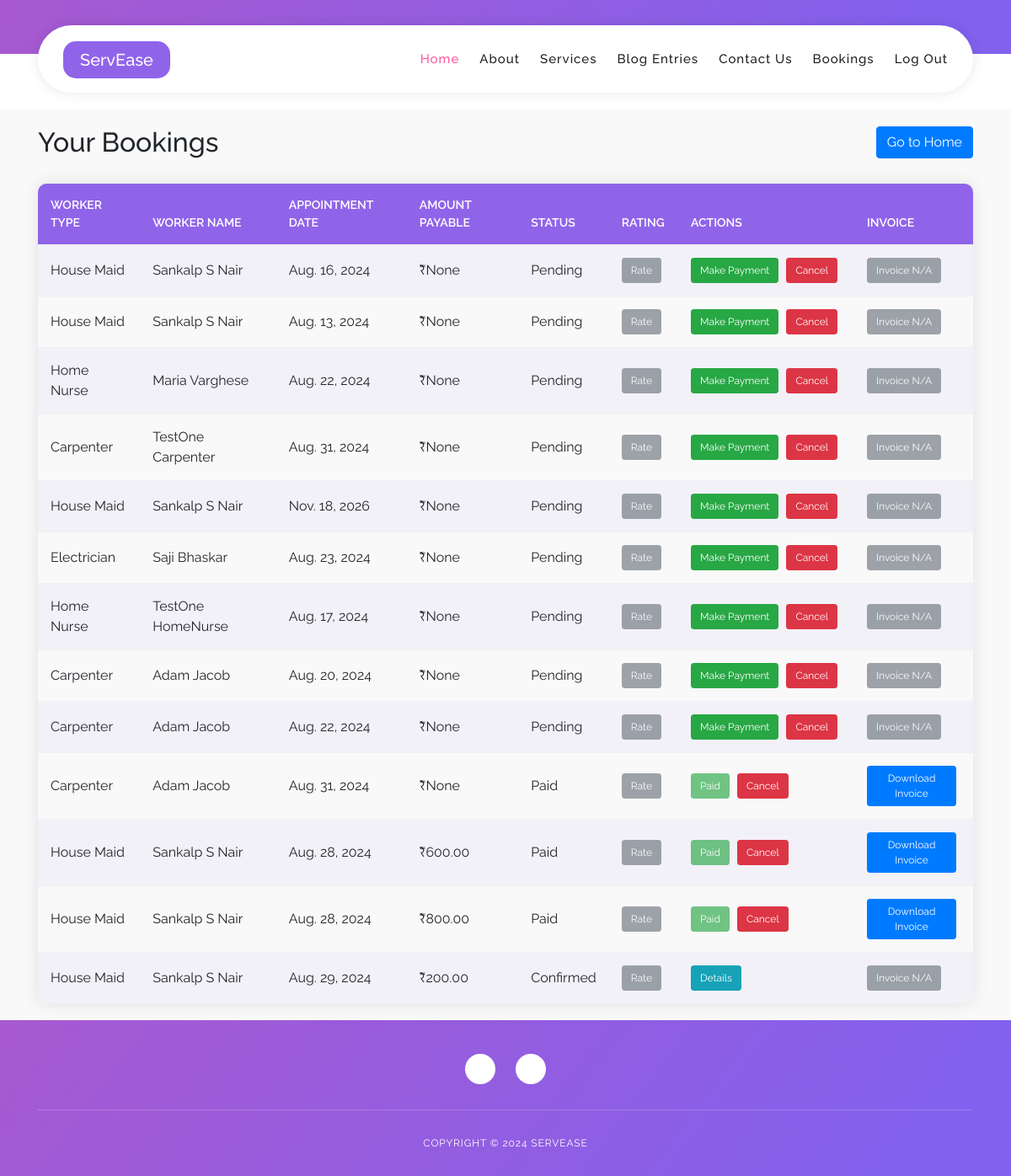
Before: /view_bookings/ (signed in) with the older database file.
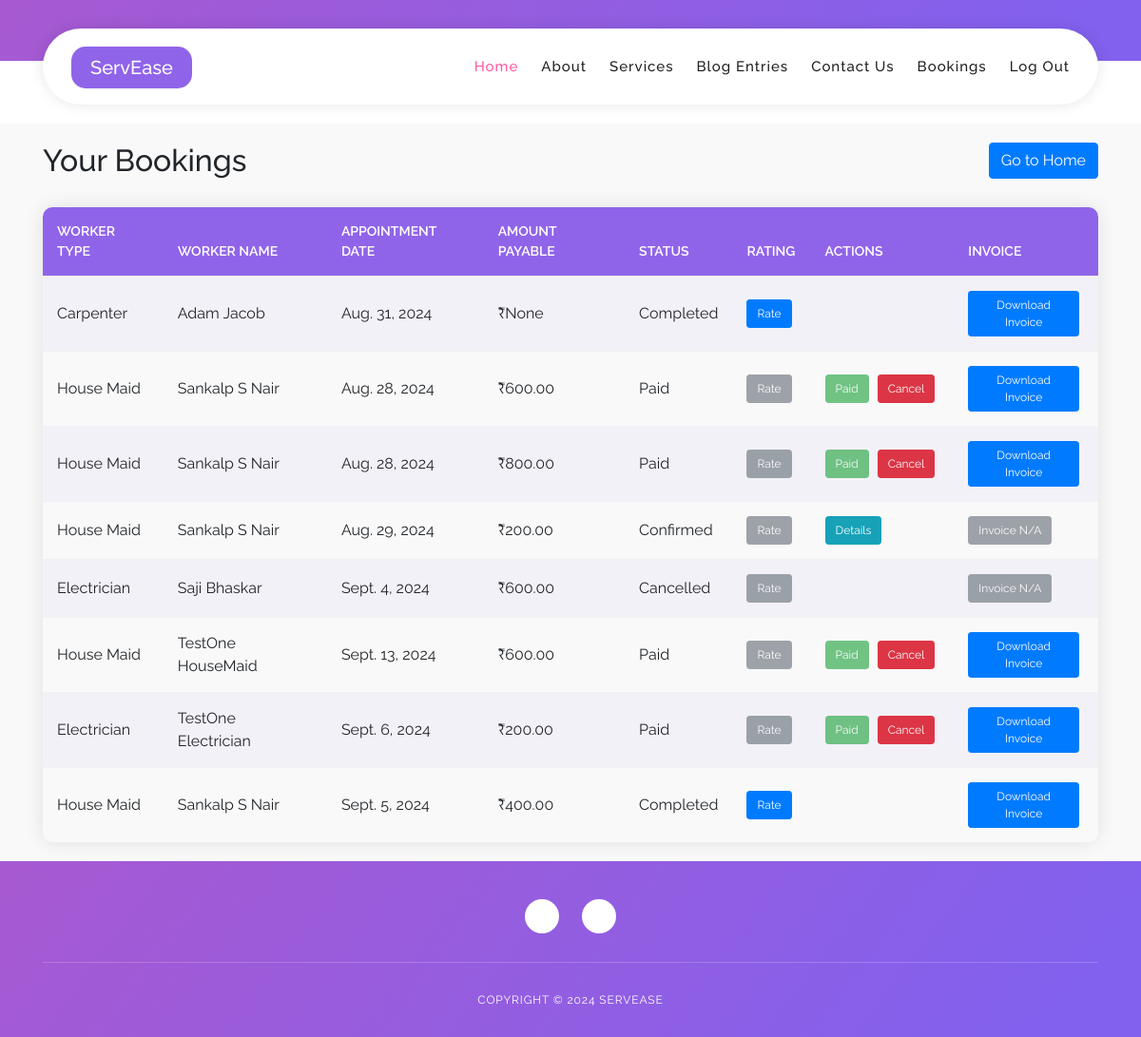
After: the same page with the newer database file.
### Home_app/models.py (models this page shows, shortened)
class Booking(models.Model):
    worker_id = models.ForeignKey('Users', on_delete=models.CASCADE, related_name='bookings')
    worker_type = models.CharField(max_length=50, choices=[
        ('House Maid', 'House Maid'),
        ('Carpenter', 'Carpenter'),
        ('Plumber', 'Plumber'),
        ('Electrician', 'Electrician'),
        ('Home Nurse', 'Home Nurse'),
    ])
    customer_id = models.ForeignKey('Users', on_delete=models.CASCADE, related_name='customer_bookings')
    appointment_date = models.DateField()
    appointment_time = models.TimeField()
    address = models.TextField()
    status = models.CharField(max_length=20, choices=[
        ('Pending', 'Pending'),
        ('Paid', 'Paid'),
        ('Confirmed', 'Confirmed'),
        ('Completed', 'Completed'),
        ('Cancelled', 'Cancelled'),
    ], default='Pending')
    service_type = models.CharField(max_length=100, blank=True)
    description = models.TextField(blank=True)
    pay_amount = models.DecimalField(max_digits=10, decimal_places=2, null=True, blank=True)
    hours_booked = models.PositiveIntegerField(default=1)
    class Meta:
        app_label = 'Home_app'

class Users(models.Model):
    user_id = models.AutoField(primary_key=True)
    firstname = models.CharField(max_length=20,blank=False)
    lastname = models.CharField(max_length=20,blank=False)
    email = models.EmailField(unique=True,blank=False)
    phone = models.CharField(max_length=10,null=True)
    address = models.TextField()
    place=models.CharField(max_length=30, blank=True)
    availability = models.IntegerField(default=0)
    district = models.CharField(max_length=20, blank=True)
    image = models.ImageField(upload_to='profile_pic', null=True, blank=True)
    password = models.CharField(max_length=256)
    usertype = models.CharField(max_length=20)
    active = models.BooleanField(default=True)

### Home_app/views.py (the view)
# urls.py: path('view_bookings/', views.view_bookings, name='view_bookings'),
@never_cache
def view_bookings(request):
    user_id = request.session.get('user_id')
    if not user_id:
        messages.warning(request, 'You need to log in first.')
        return redirect('login')
    bookings = Booking.objects.filter(customer_id=user_id)
    for booking in bookings:
        payment = Payments.objects.filter(booking_id=booking).first()
        booking.payment_status = payment.status if payment else 'Pending'
    context = {
        'bookings': bookings
    }
    return render(request, 'view_booking.html', context)

### templates/view_booking.html (shortened to what this page needs)
{% load static %}
<!DOCTYPE html>
<html lang="en">
  <head>
    <link rel="stylesheet" type="text/css" href="{% static 'css/bootstrap.min.css'%}">
    <link rel="stylesheet" type="text/css" href="{% static 'assets/css/font-awesome.css' %}">
    <link rel="stylesheet" href="{% static 'css/templatemo-softy-pinko.css' %}">
    <link rel="stylesheet" href="https://cdnjs.cloudflare.com/ajax/libs/font-awesome/5.15.3/css/all.min.css">
    </head>
    <header class="header-area header-sticky">
        <div class="container">
            <div class="row">
                <div class="col-12">
                    <nav class="main-nav">
                        <a href="#" class="logo">
                            <h5 class="serv">ServEase</h5>
                        </a>
                        <ul class="nav">
                            <li><a href="{% url 'home' %}" class="active" style="font-size: 15px;">Home</a></li>
                            <li><a href="#features" style="font-size: 15px;">About</a></li>
                            <li><a href="{%url 'services'%}" style="font-size: 15px;">Services</a></li>
                            <li><a href="#" style="font-size: 15px;">Blog Entries</a></li>
                            <li><a href="#" style="font-size: 15px;">Contact Us</a></li>
                            <li><a href="{% url 'view_bookings' %}" style="font-size: 15px;">Bookings</a></li>
                            <li><a href="{% url 'logout' %}" style="font-size: 15px;">Log Out</a></li>
                        </ul>
                    </nav>
                </div>
            </div>
        </div>
    </header>
    <footer>
        <div class="container">
            <div class="row">
                <div class="col-lg-12 col-md-12 col-sm-12">
                    <ul class="social">
                    </ul>
                </div>
            </div>
        </div>
    </footer>
    <section class="section" id="blog">
        <div class="container">
            <div class="row">
                <div class="offset-lg-3 col-lg-6">
                    <div class="center-text">
                        <br><br>
                    </div>
                </div>
            </div>
        </div>
    </section>
    <section id="profile" class="section home-feature">
        <div class="container">
            <div class="bookings-header">
                <h2>Your Bookings</h2>
                <a href="{% url 'home' %}" class="btn btn-primary">Go to Home</a>
            </div>
            {% if bookings %}
                <div class="table-responsive">
                    <table class="table table-striped table-hover">
                        <thead>
                            <tr>
                                <th>Worker Type</th>
                                <th>Worker Name</th>
                                <th>Appointment Date</th>
                                <th>Amount Payable</th>
                                <th>Status</th>
                                <th>Rating</th>
                                <th>Actions</th>
                                <th>Invoice</th>
                            </tr>
                        </thead>
                        <tbody>
                            {% for booking in bookings %}
                            <tr>
                                <td>{{ booking.worker_type }}</td>
                                <td>{{ booking.worker_id.firstname }} {{ booking.worker_id.lastname }}</td>
                                <td>{{ booking.appointment_date }}</td>
                                <td>₹{{ booking.pay_amount }}</td>
                                <td>{{ booking.status }}</td>
                                <td>
                                    {% if booking.status == 'Completed' %}
                                        <button class="btn btn-sm btn-primary rate-booking-btn"
                                                data-booking-id="{{ booking.id }}"
                                                data-worker-id="{{ booking.worker_id.user_id}}"
                                                data-customer-id="{{ booking.customer_id.user_id}}">Rate</button>
                                    {% else %}
                                        <button class="btn btn-sm btn-secondary" disabled>Rate</button>
                                    {% endif %}
                                </td>
                                <td class="action-buttons">
                                    {% if booking.status == 'Confirmed' %}
                                        <button class="btn btn-sm btn-info" data-toggle="modal" data-target="#detailsModal{{ booking.id }}">Details</button>
                                    {% endif %}
                                    {% if booking.status == 'Pending' %}
                                        <a href="{% url 'create_payment' booking.id %}" class="btn btn-sm btn-success">Make Payment</a>
                                        <button class="btn btn-sm btn-danger cancel-booking-btn" data-booking-id="{{ booking.id }}">Cancel</button>
                                    {% elif booking.status == 'Paid' %}
                                        <button class="btn btn-sm btn-success" disabled>Paid</button>
                                        <button class="btn btn-sm btn-danger cancel-booking-btn" data-booking-id="{{ booking.id }}">Cancel</button>
                                    {% endif %}
                                </td>
                                <td>
                                    {% if booking.status == 'Paid' or booking.status == 'Completed' %}
                                        <a href="{% url 'download_invoice' booking.id %}" class="btn btn-sm btn-primary" target="_blank">Download Invoice</a>
                                    {% else %}
                                        <button class="btn btn-sm btn-secondary" disabled>Invoice N/A</button>
                                    {% endif %}
                                </td>
                            </tr>
                            {% endfor %}
                        </tbody>
                    </table>
                </div>
            {% else %}
                <p>You have no bookings yet.</p>
            {% endif %}
        </div>
    </section>
    <footer class="footer">
        <div class="container">
            <div class="row">
                <div class="col-lg-12 col-md-12 col-sm-12">
                    <ul class="social">
                        <li><a href="#"><i class="fa fa-facebook"></i></a></li>
                        <li><a href="#"><i class="fa fa-twitter"></i></a></li>
                    </ul>
                </div>
            </div>
            <div class="row">
                <div class="col-lg-12">
                    <p class="copyright">Copyright &copy; 2024 ServEase</p>
                </div>
            </div>
        </div>
    </footer>
  </body>
</html>

### static/css/templatemo-softy-pinko.css (style rules this page uses)
html, body, div, span, applet, object, iframe, h1, h2, h3, h4, h5, h6, p, blockquote, div pre, a, abbr, acronym, address, big, cite, code, del, dfn, em, font, img, ins, kbd, q, s, samp, small, strike, strong, sub, sup, tt, var, b, u, i, center, dl, dt, dd, ol, ul, li, figure, header, nav, section, article, aside, footer, figcaption { margin: 0; padding: 0; border: 0; outline: 0; }
ul, li { padding: 0; margin: 0; list-style: none; }
header, nav, section, article, aside, footer, hgroup { display: block; }
* { box-sizing: border-box; }
html, body { font-family: "Raleway", sans-serif; font-weight: 400; background-color: #fff; font-size: 16px; -ms-text-size-adjust: 100%; -webkit-font-smoothing: antialiased; -moz-osx-font-smoothing: grayscale; }
a { text-decoration: none !important; }
h1, h2, h3, h4, h5, h6 { margin-top: 0px; margin-bottom: 0px; }
ul { margin-bottom: 0px; }
html, body { background: #fff; font-family: "Raleway", sans-serif; }
.section { position: relative; padding-top: 100px; padding-bottom: 80px; }
.center-text { text-align: center; font-weight: 400; font-size: 16px; color: #777; line-height: 28px; letter-spacing: 1px; margin-bottom: 50px; }
.header-area { position: fixed; top: 30px; left: 0px; right: 0px; z-index: 100; height: 100px; -webkit-transition: all 0.3s ease 0s; -moz-transition: all 0.3s ease 0s; -o-transition: all 0.3s ease 0s; transition: all 0.3s ease 0s; }
.header-area .main-nav { box-shadow: 0px 0px 15px rgba(0,0,0,0.1); border-radius: 40px; min-height: 80px; background: #fff; }
.header-area .main-nav .logo { float: left; margin-top: 37px; -webkit-transition: all 0.3s ease 0s; -moz-transition: all 0.3s ease 0s; -o-transition: all 0.3s ease 0s; transition: all 0.3s ease 0s; margin-left: 30px; }
.header-area .main-nav .nav { float: right; margin-top: 27px; margin-left: 0px; margin-right: 30px; -webkit-transition: all 0.3s ease 0s; -moz-transition: all 0.3s ease 0s; -o-transition: all 0.3s ease 0s; transition: all 0.3s ease 0s; position: relative; z-index: 999; }
.header-area .main-nav .nav li { padding-left: 20px; padding-right: 20px; }
.header-area .main-nav .nav li:last-child { padding-right: 0px; }
.header-area .main-nav .nav li a { display: block; font-weight: 500; font-size: 13px; color: #fff; -webkit-transition: all 0.3s ease 0s; -moz-transition: all 0.3s ease 0s; -o-transition: all 0.3s ease 0s; transition: all 0.3s ease 0s; height: 40px; line-height: 40px; border: transparent; letter-spacing: 1px; }
.header-area.header-sticky { min-height: 80px; }
.header-area.header-sticky .logo { margin-top: 25px; }
.header-area.header-sticky .nav { margin-top: 20px !important; }
.header-area.header-sticky .nav li a { color: #1e1e1e; }
.header-area.header-sticky .nav li a.active { color: #ff589e; }
@media (max-width: 1200px) { .header-area .main-nav .nav li { padding-left: 12px; padding-right: 12px; } }
@media (max-width: 1200px) { .header-area .main-nav:before { display: none; } }
@media (min-width: 992px) { .header-area .main-nav .nav { display: flex !important; } }
.home-feature { padding-bottom: 0px; padding-top: 30px; margin-top: -220px; z-index: 9; }
footer { background-image: linear-gradient(127deg, #a759d1 0%, #8261ee 91%); padding-top: 30px; }
footer .social { overflow: hidden; margin-top: 10px; text-align: center; }
footer .social li { margin: 0px 10px; display: inline-block; }
footer .social li a { color: #9d5bd9; text-align: center; background-color: #fff; width: 36px; height: 36px; line-height: 36px; border-radius: 50%; display: inline-block; font-size: 16px; -webkit-transition: all 0.3s ease 0s; -moz-transition: all 0.3s ease 0s; -o-transition: all 0.3s ease 0s; transition: all 0.3s ease 0s; }
footer .copyright { text-align: center; border-top: 1px solid rgba(250,250,250,0.2); margin-top: 30px; padding-top: 30px; padding-bottom: 30px; font-weight: 400; font-size: 12px; color: #fff; letter-spacing: 0.88px; text-transform: uppercase; }

Changed rows visible on the page:
removed Booking: worker_type "House Maid", worker_id.firstname "Sankalp", worker_id.lastname "S Nair", appointment_date "Aug. 16, 2024", pay_amount "None", status "Pending", shows "Rate", shows "Invoice N/A"
removed Booking: worker_type "House Maid", worker_id.firstname "Sankalp", worker_id.lastname "S Nair", appointment_date "Aug. 13, 2024", pay_amount "None", status "Pending", shows "Rate", shows "Invoice N/A"
removed Booking: worker_type "Home Nurse", worker_id.firstname "Maria", worker_id.lastname "Varghese", appointment_date "Aug. 22, 2024", pay_amount "None", status "Pending", shows "Rate", shows "Invoice N/A"
removed Booking: worker_type "Carpenter", worker_id.firstname "TestOne", worker_id.lastname "Carpenter", appointment_date "Aug. 31, 2024", pay_amount "None", status "Pending", shows "Rate", shows "Invoice N/A"
removed Booking: worker_type "House Maid", worker_id.firstname "Sankalp", worker_id.lastname "S Nair", appointment_date "Nov. 18, 2026", pay_amount "None", status "Pending", shows "Rate", shows "Invoice N/A"
removed Booking: worker_type "Electrician", worker_id.firstname "Saji", worker_id.lastname "Bhaskar", appointment_date "Aug. 23, 2024", pay_amount "None", status "Pending", shows "Rate", shows "Invoice N/A"
removed Booking: worker_type "Home Nurse", worker_id.firstname "TestOne", worker_id.lastname "HomeNurse", appointment_date "Aug. 17, 2024", pay_amount "None", status "Pending", shows "Rate", shows "Invoice N/A"
removed Booking: worker_type "Carpenter", worker_id.firstname "Adam", worker_id.lastname "Jacob", appointment_date "Aug. 20, 2024", pay_amount "None", status "Pending", shows "Rate", shows "Invoice N/A"
removed Booking: worker_type "Carpenter", worker_id.firstname "Adam", worker_id.lastname "Jacob", appointment_date "Aug. 22, 2024", pay_amount "None", status "Pending", shows "Rate", shows "Invoice N/A"
changed Booking "Carpenter": status "Paid" → "Completed"; no longer shows "Paid Cancel"
added Booking: worker_type "Electrician", worker_id.firstname "Saji", worker_id.lastname "Bhaskar", appointment_date "Sept. 4, 2024", pay_amount "600.00", status "Cancelled", shows "Rate", shows "Invoice N/A"
added Booking: worker_type "House Maid", worker_id.firstname "TestOne", worker_id.lastname "HouseMaid", appointment_date "Sept. 13, 2024", pay_amount "600.00", status "Paid", shows "Rate", shows "Download Invoice"
added Booking: worker_type "Electrician", worker_id.firstname "TestOne", worker_id.lastname "Electrician", appointment_date "Sept. 6, 2024", pay_amount "200.00", status "Paid", shows "Rate", shows "Download Invoice"
added Booking: worker_type "House Maid", worker_id.firstname "Sankalp", worker_id.lastname "S Nair", appointment_date "Sept. 5, 2024", pay_amount "400.00", status "Completed", shows "Download Invoice"
